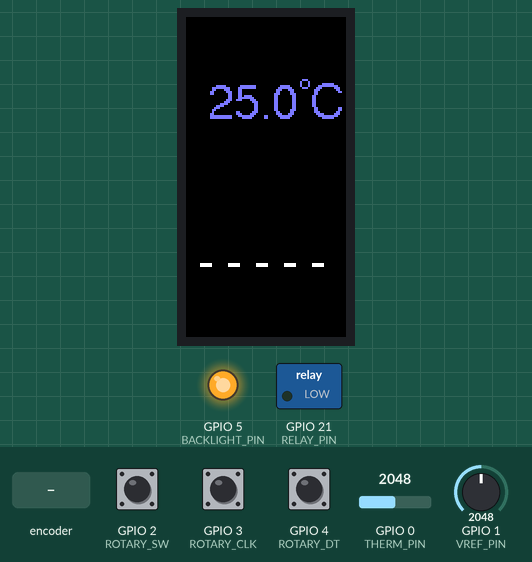
Simulated run of this sketch. Board: ESP32-C3. Parts: 80×160 colour display, switched loads named in the sketch (green lamp = pin HIGH), output pins drawn as LEDs (lit = HIGH). The inputs (shaded band) are chosen by the test bench; at power-on: GPIO 0 (THERM_PIN) = 2048, GPIO 1 (VREF_PIN) = 2048, GPIO 2 (ROTARY_SW) HIGH, GPIO 3 (ROTARY_CLK) HIGH, GPIO 4 (ROTARY_DT) HIGH. EEPROM starts erased; pins used as bus, display or sensor lines are not drawn.

Above: at 1.3 s.
1.4 s: rotary encoder on GPIO 2 (ROTARY_SW) / GPIO 4 (ROTARY_DT) turned 1 step (first pin leading)
At 11.2 s:
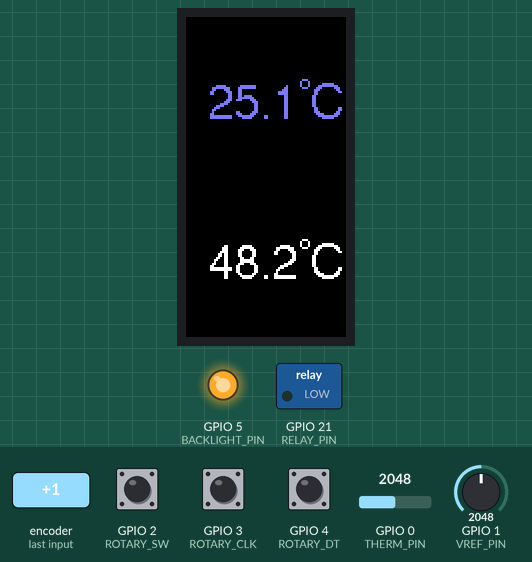
At 16.1 s:
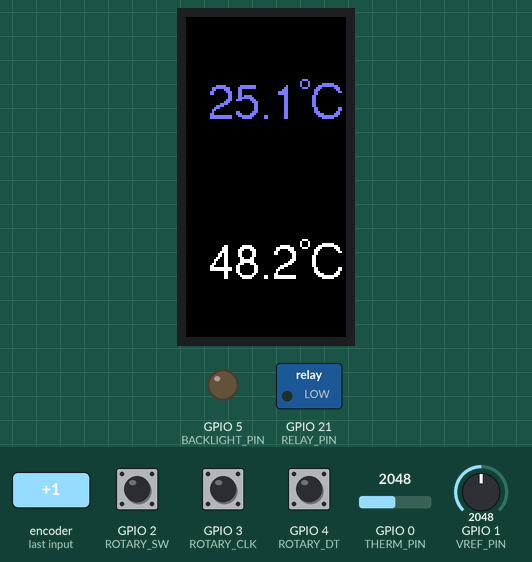
Timing chart, 0 to 16.6 s (numbered marks = the images above; inputs shaded):
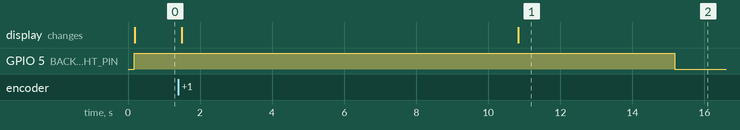

Measured:
- after the input at 1.4 s, GPIO 5 (BACKLIGHT_PIN): HIGH → LOW after 13.8 s instead of 8.8 s; the display: first changes after 0.09 s (image 1 shows a later state)

The sketch:

Danby_Fridge.ino
```cpp
#include <Adafruit_ST7735.h>
#include <Fonts/FreeSans12pt7b.h>
#include <SPI.h>                 // ESP32 core SPI
#include <Preferences.h>         // for saving data
#include "rotary.h"
#include <esp_sleep.h>
#include <esp_pm.h>
#include "async.h"

// Preferences instance for non-volatile storage on ESP32
static Preferences prefs;

// === ESP32-C3 Super mini Pin Mapping ===
#define THERM_PIN       0  // Safe -- connected to thermistor
#define RELAY_PIN       21 // Safe -- connected to KY-019 relay module
#define VREF_PIN        1  // Safe -- connected to voltage reference to correct for voltage dips

// Rotary encoder -- grouped on the right side
#define ROTARY_SW       2  // Strapping: should default high
#define ROTARY_CLK      3  // Safe
#define ROTARY_DT       4  // Safe

// TFT SPI -- grouped on the left side
#define TFT_DC          7   // Safe
#define BACKLIGHT_PIN   5   // Safe
#define TFT_CS          6   // Safe
#define TFT_MOSI        8   // SDA-Strapping if GPIO2 is low
#define TFT_SCK         10  // SCL-Safe
#define TFT_MISO       -1   // Not used

// === Notes ===
// - All pins are 3.3V only (no 5V tolerance).

// ADC config
// measured 2.4V on a 3.3V rail as the reference
#define VREF_K          2.41f/3.3f
#define SAMPLES_TOTAL   64
#define SAMPLE_DELAY_MS 10

// Thermistor constants -- use a 100K NTC 3950
// #define R_FIXED 94200.0f    // ~100kΩ reference resistor
// #define R0      125000.0f   // 100kΩ at 25 °C
#define R_FIXED 100000.0f    // ~100kΩ reference resistor
#define R0      100000.0f   // 100kΩ at 25 °C
#define BETA    3950.0f
#define T0      298.15f     // 25 °C in Kelvin

// EMA smoothing factor
#define EMA_ALPHA 0.1f   // adjust between 0.05–0.2 depending on smoothness

#define DISPLAY_UPDATE_INTERVAL 200
#define CONTROL_INTERVAL 10000
#define HYSTERESIS_TENTHS 5      // 0.5°C hysteresis
#define ENCODER_STEP_TENTHS 1    // 0.1°C per encoder step
#define ENCODER_PULSES_PER_STEP 2 // quadrature pulses per mechanical detent (tune if needed)
#define BUTTON_DEBOUNCE_MS 50
#define LONG_PRESS_MS 1000 // ms for long press to toggle units

/* Persistence (Preferences) */
#define SAVE_INTERVAL_MS 5000    // minimum interval between non-volatile writes

// Power management
#define WDT_SLEEP_S 8            // WDT sleep interval in seconds (LowPower SLEEP_8S)
#define CONTROL_INTERVAL_S 10    // control interval in seconds (approximately)
#define DISPLAY_ON_AFTER_WAKE_MS 10000 // keep display on for some time after wake for user feedback
#define COMPRESSOR_MIN_OFF_MS (4UL * 60UL * 1000UL) // 4 minutes minimum off time for compressor starter
#define THERM_START_DELAY 10000

#define _println(text)
#define _printf(fmt, arg0)
//#define _println(text) if (Serial && Serial.isConnected()) Serial._println(text)
//#define _printf(fmt, arg0) if (Serial && Serial.isConnected()) Serial.printf(fmt, arg0)

// RST tied HIGH on module; pass -1 to disable software reset
Adafruit_ST7735 tft = Adafruit_ST7735(TFT_CS, TFT_DC, -1);

// Thermistor async function state
typedef struct {
    async_state;                // the async state
    int sampleCount;            // the number of samples taken
    uint32_t temp;              // accumulated temperature reading
    unsigned long lastSampleMs; // last time a sample was taken
    bool expMovingAvg;          // smoothing is enabled
    float vRef;                 // voltage divider reference
} ThermistorState;

ThermistorState thermState;

// Internal state stored in tenths of °C to avoid non-atomic float access
volatile int16_t targetTenthsC = 250; // tenths of a degree C = 25.0°C

// Quadrature decoder state (4-bit history) and pulse accumulator.
// ISR calls rotary_step() and increments encoderPulseCount.
volatile uint8_t rot_state = 0;
volatile int16_t encoderPulseCount = 0;

// Persistence helpers
unsigned long lastSaveMs = 0;

// Compressor/relay safety
bool relayOn = false;
unsigned long lastRelayOffMs = 0;

bool displayCelsius = true;
unsigned long displayOnMs = 0;
unsigned long wdtWakeCount = 0;
float lastValidTempC = NAN;
bool lastButtonState = HIGH;
unsigned long lastButtonMs = 0;
unsigned long pressStartMs = 0;

/// @brief Flag indicating that the target temperature has changed.
/// @remarks Must be a global because changes could happen before the last save window elapses
bool targetDirty = false;
bool unitsDirty = false; // true when the units selection needs persisting

// fixed width text bounds
uint16_t textWidth, textHeight;

void IRAM_ATTR encoderISR() {
  // Minimal ISR: use rotary_step_s16 to update encoderPulseCount directly.
  // rotary_step_s16 expects (count, state, rotb, rota).
  // Read DT (rotb) first, then CLK (rota), and pass in that order to avoid swapped inputs.
  uint8_t a = digitalRead(ROTARY_DT);  // rota (LSB)
  uint8_t b = digitalRead(ROTARY_CLK); // rotb (MSB)
  rotary_step_s16(&encoderPulseCount, &rot_state, b, a);
}

// Wake-only ISR for the rotary button: intentionally empty so its only effect
// is to wake the MCU from sleep. Debounce and button handling remain in loop().
void IRAM_ATTR wakeISR() {
  // no-op: wake-only
}

void setup() {
  // set this LOW immediately so the compressor doesn't immediately turn on
  pinMode(RELAY_PIN, OUTPUT);
  digitalWrite(RELAY_PIN, LOW);

  //Serial.begin(115200, SERIAL_8N1, -1);
  Serial.begin(115200);
  Serial.setTxTimeoutMs(0);
  //delay(3000);
  _println("Program started...");

  // Initialize SPI with explicit pins for ESP32-C3
  SPI.begin(TFT_SCK, TFT_MISO, TFT_MOSI, TFT_CS);

  // Ensure control pins are configured and stable before calling library init.
  pinMode(TFT_CS, OUTPUT);
  pinMode(TFT_DC, OUTPUT);

  // Initialize SPI with a slower clock speed so it's more stable, otherwise
  // the scren sometimes blanks out when receiving many rotary pulses.
  SPI.beginTransaction(SPISettings(4000000, MSBFIRST, SPI_MODE0));
  digitalWrite(TFT_CS, HIGH);
  digitalWrite(TFT_DC, HIGH);
  SPI.endTransaction();

  delay(10); // allow peripheral to settle

  // Call library init (use MINI160x80 PLUGIN for this module)
  tft.initR(INITR_MINI160x80_PLUGIN);
  tft.setFont(&FreeSans12pt7b);
  {
    int16_t x, y;
    char text[] = "-CC.CCC";
    tft.getTextBounds(text, 0, 100, &x, &y, &textWidth, &textHeight);
  }
  tft.setTextSize(1);
  tft.setRotation(0);
  tft.enableDisplay(true);
  tft.fillScreen(ST7735_BLACK);

  pinMode(THERM_PIN, INPUT);
  pinMode(VREF_PIN, INPUT);
  pinMode(ROTARY_CLK, INPUT_PULLUP);
  pinMode(ROTARY_DT, INPUT_PULLUP);
  pinMode(ROTARY_SW, INPUT_PULLUP);

  // Backlight control pin (module BLK has onboard transistor)
  pinMode(BACKLIGHT_PIN, OUTPUT);
  digitalWrite(BACKLIGHT_PIN, HIGH);

  unsigned long now = millis();
  displayOnMs = now + DISPLAY_ON_AFTER_WAKE_MS;

  attachInterrupt(digitalPinToInterrupt(ROTARY_CLK), encoderISR, CHANGE);
  // Also attach to DT so the ISR runs on changes of either channel (better capture on fast/cheap encoders)
  attachInterrupt(digitalPinToInterrupt(ROTARY_DT), encoderISR, CHANGE);
  // Wake-only interrupt for rotary pushbutton (FALLING edge). ISR does nothing
  // beyond waking the MCU; actual button processing is done in the loop.
  attachInterrupt(digitalPinToInterrupt(ROTARY_SW), wakeISR, FALLING);

  // initialize relay OFF (assumes active HIGH; invert logic if needed)
  //FIXME: should maybe check if relay is already on and needs to be?
  digitalWrite(RELAY_PIN, LOW);

  // Load persisted target temperature (tenths of °C). Validate range, otherwise set to current measured temp if available.
  prefs.begin("fridge", false);

  // Try to load saved target
  int16_t saved = prefs.getShort("targetC", INT16_MIN);
  targetTenthsC = saved >= -400 && saved <= 500
    ? saved
    : 250;  // default 25.0C

  // Load persisted units selection (true = Celsius). Default to Celsius if missing.
  displayCelsius = prefs.getBool("unitsC", true);

  // keep Preferences open for the lifetime of the program (do not end here)
  // prefs.end(); // removed to keep prefs active

  // initialize save timestamp to avoid immediate write
  lastSaveMs = now;

  // initialize the thermistor task
  async_init(&thermState);
  thermState.expMovingAvg = false;

  // let system settle for THERM_START_DELAY before reading
  thermState.lastSampleMs = now + THERM_START_DELAY;

  // ensure display shows current values at startup
  updateDisplay(lastValidTempC, targetTenthsC);
}

void show(float temp, int16_t x, int16_t y, uint16_t color) {
  // bounds calculation is slightly off
  tft.setTextColor(color);
  tft.fillRect(x, y - textHeight, textWidth + 20, textHeight + 1, ST77XX_BLACK);
  if (isnan(temp)) {
    // error code should print out 7 chars to match expected length
    tft.setCursor(x, y);
    tft.printf(" - - - - - ");
  } else {
    char buf[16];
    char symbol = displayCelsius ? 'C' : 'F';
    if (!displayCelsius) {
      temp = temp * 9.0 / 5.0 + 32.0;
    }
    // numeric field: width 5 (space/sign + up to 2 digits + '.' + 1 decimal) + " C" = 7 chars
    snprintf(buf, sizeof(buf), "%5.1f %c", temp, symbol);
    // right-align the text
    int16_t x1, y1;
    uint16_t w, h;
    tft.getTextBounds(buf, x, y, &x1, &y1, &w, &h);
    tft.setCursor(78 - w, y);
    tft.print(buf);
    tft.drawCircle(x + textWidth - 4, y - textHeight / 2 + 6, 2, color);
  }
}

void updateDisplay(float currentC, int16_t targetTenths) {
  // Full-screen redraw but use color to distinguish current (white) and target (light blue).
  //_println("updating display...");

  // Target temperature (right) in light blue - also fixed-width
  uint16_t lightBlue = tft.color565(120, 120, 255); // light blue (RGB: 120,120,255)
  float tgtC = targetTenths / 10.0;
  show(tgtC, 0, 50, lightBlue);

  // Current temperature (left) - print fixed-width numeric + unit to avoid residual chars
  show(currentC, 0, 130, ST77XX_WHITE);

  // Compressor running indicator (snowflake) between the values
  // Draw a simple snowflake icon centered at (40, 80)
  int cx = 40, cy = 80, size = 10;
  //tft.fillRect(0, cy - size - 1, 80, size + 1, ST77XX_RED);
  tft.fillRect(0, cy - size, 80, 2*size, ST77XX_BLACK);
  if (relayOn) {
    uint16_t color = lightBlue;
    tft.drawPixel(cx, cy, color);

    // main arms (horizontal & vertical)
    tft.drawLine(cx - size, cy, cx + size, cy, color); // horizontal
    tft.drawLine(cx, cy - size, cx, cy + size, color); // vertical

    // diagonals (scaled to ~70% of size for aesthetics)
    int diag = size * 0.7;
    tft.drawLine(cx - diag, cy - diag, cx + diag, cy + diag, color);
    tft.drawLine(cx - diag, cy + diag, cx + diag, cy - diag, color);

    // small branches: one pixel offset perpendicular to each arm end
    // Horizontal arms
    int bsize = size / 3;
    tft.drawPixel(cx - size, cy - bsize, color);
    tft.drawPixel(cx - size, cy + bsize, color);
    tft.drawPixel(cx + size, cy - bsize, color);
    tft.drawPixel(cx + size, cy + bsize, color);

    // Vertical arms
    tft.drawPixel(cx - bsize, cy - size, color);
    tft.drawPixel(cx + bsize, cy - size, color);
    tft.drawPixel(cx - bsize, cy + size, color);
    tft.drawPixel(cx + bsize, cy + size, color);
  } else {
    // If compressor off, optionally draw a faint outline or nothing. We'll draw nothing.
  }
}

/// @brief  Read the thermistor value.
/// @param s    The thermistor state.
/// @param now  The current time, bound to mills().
/// @return     The async function status.
async readThermistor(ThermistorState *s, unsigned long now, float* temp) {
    async_begin(s);

    s->sampleCount = 0;
    s->temp = 0;
    s->vRef = 0;

    while (s->sampleCount < SAMPLES_TOTAL) {
        // wait between samples for SAMPLE_DELAY_MS
        // also wait at boot for THERM_START_DELAY to start taking measurements
        // to let the system settle
        await(now - s->lastSampleMs < THERM_START_DELAY
           && now - s->lastSampleMs >= SAMPLE_DELAY_MS);
        s->lastSampleMs = now;

        // Read thermistor node
        (void)analogRead(THERM_PIN);   // throw-away after mux switch
        delayMicroseconds(300);
        s->temp += analogRead(THERM_PIN);

        // Read 3.3V sense node
        (void)analogRead(VREF_PIN);    // throw-away after mux switch
        delayMicroseconds(300);
        s->vRef += analogRead(VREF_PIN);
        s->sampleCount++;
    }

    // Compute ratiometric average ADC value using a voltage reference on another ADC pin
    {
      float vTemp = (float)s->temp / SAMPLES_TOTAL;
      float vRef = (float)s->vRef / SAMPLES_TOTAL;

      // Compute thermistor resistance
      float rTherm = R_FIXED * (vRef / (vTemp * VREF_K) - 1.0f);

      // Beta equation
      float invT = (1.0f / T0) + (1.0f / BETA) * logf(rTherm / R0);
      float tempK = 1.0f / invT;
      float tempC = tempK - 273.15f - 1.0f; // +1.0C bias as measured by ice slurry
      _printf("Temp: %f", tempC);
      if (s->expMovingAvg) {
        *temp = EMA_ALPHA * tempC  + (1.0f - EMA_ALPHA) * *temp;
      } else {
        s->expMovingAvg = true;
        *temp = tempC;
      }
    }
    async_end;
}

/// @brief Relay control function
/// @returns True if the comrpessor has changed state, false otherwise.
bool controlTemperature(unsigned long now, float currentC, int16_t targetTenths) {
  // Skip if the reading is invalid or if the relay is off and it was on is before the min cool-off
  if (isnan(currentC) || !relayOn && (now - lastRelayOffMs) < COMPRESSOR_MIN_OFF_MS)
    return false;

  int16_t currentTenths = (int16_t)round(currentC * 10.0);

  // Need to turn ON when current is above target plus hysteresis.
  if (!relayOn && currentTenths >= (targetTenths + HYSTERESIS_TENTHS)) {
    // Only allow starting compressor if it is currently off and the minimum off time has elapsed.
    digitalWrite(RELAY_PIN, HIGH);
    relayOn = true;
    return true;
  } else if (relayOn && currentTenths <= (targetTenths - HYSTERESIS_TENTHS)) {
    // Need to turn OFF when current is below target minus hysteresis.
    digitalWrite(RELAY_PIN, LOW);
    relayOn = false;
    lastRelayOffMs = now;
    return true;
  }
  return false;
}

void loop() {
  bool displayDirty = false;
  unsigned long now = millis();
  int16_t pulses = 0;

  // Consume encoder pulses produced by the quadrature ISR and convert pulses -> steps
  {
    noInterrupts();
    pulses = encoderPulseCount;
    encoderPulseCount = 0;
    interrupts();

    if (pulses != 0) {
      static int16_t remainder = 0;
      remainder += pulses;
      int16_t steps = remainder / ENCODER_PULSES_PER_STEP;
      remainder = remainder % ENCODER_PULSES_PER_STEP;

      if (steps != 0) {
        int16_t newTarget = targetTenthsC + (int16_t)(steps * ENCODER_STEP_TENTHS);
        if (newTarget < -100) newTarget = -100;
        if (newTarget > 500)  newTarget = 500;
        if (newTarget != targetTenthsC) {
          targetTenthsC = newTarget;
          targetDirty = true;
          displayDirty = true;
        }
      }
    }
  }

  // button press to wake board from sleep and turn on screen
  // long-press to switch temperature units
  bool sw = digitalRead(ROTARY_SW);
  if (sw == LOW) {
    if (lastButtonState == HIGH && (now - lastButtonMs) > BUTTON_DEBOUNCE_MS) {
      // Debounced button press
      pressStartMs = now;
      lastButtonMs = now;
      displayDirty = true;
    }
    if ((now - pressStartMs) >= LONG_PRESS_MS) {
      // Long press: toggle units
      displayCelsius = !displayCelsius;
      unitsDirty = true;            // mark units changed so we persist it
      pressStartMs = now; // reset the hold period
      displayDirty = true;
    }
  }
  if (sw == HIGH && lastButtonState == LOW && (now - lastButtonMs) > BUTTON_DEBOUNCE_MS) {
    // Button released
    lastButtonMs = now;
  }
  lastButtonState = sw;

  // Keep display on for a short period after any updates for user feedback
  // This MUST be a <= comparison as two subsequent iterations might have the same `now` value.
  // While pulses are being registered, this keeps pushing `displayOnMs` forwards and the subsequent
  // loop iterations pull the pin LOW, eventually pushing it HIGH once no pulses are recorded and
  // `now` advances slightly.  This ends up looking like a PWM signal and the screen noticeably
  // dims as a result.
  bool displayOn = (displayOnMs - now) <= (unsigned long)DISPLAY_ON_AFTER_WAKE_MS;
  digitalWrite(BACKLIGHT_PIN, displayOn ? HIGH : LOW);

  //  Put MCU to low-power sleep if idle: wake sources are external INT (encoder/button) and timer (approx WDT)
  //  Only sleep if no recent activity and display not required.
  bool idle = (pulses == 0) && !targetDirty && !displayDirty;
  if (!idle) {
    displayOnMs = now + DISPLAY_ON_AFTER_WAKE_MS;
  } else if (!displayOn) {
    // // Configure timer wake for approximately WDT_SLEEP_S seconds (esp_light_sleep)
    // esp_sleep_enable_timer_wakeup((uint64_t)WDT_SLEEP_S * 1000000ULL);
    // // Enter light sleep; external interrupts attached with attachInterrupt() will also wake the chip
    // esp_light_sleep_start();
    // Woke up (either via timer or external INT)
    // wdtWakeCount++;
    // keep display on briefly after wake for feedback
    // displayOnMs = now + DISPLAY_ON_AFTER_WAKE_MS;
  }

  // measure the current temperature
  float t = lastValidTempC;
  if (readThermistor(&thermState, now, &t) == ASYNC_DONE) {
    displayDirty = isnan(lastValidTempC) || abs(t - lastValidTempC) > 0.1f;
    lastValidTempC = t;
    async_init(&thermState);
  }

  // Persist target temperature occasionally (rate-limited to SAVE_INTERVAL_MS)
  if ((targetDirty || unitsDirty) && (now - lastSaveMs >= SAVE_INTERVAL_MS)) {
    // Local copies to avoid races with ISRs/other logic
    int16_t toSave = targetTenthsC;
    bool unitsToSave = displayCelsius;
    _println("Save settings");
    // Preferences is already opened in setup and kept open; just write the values
    prefs.putShort("targetC", toSave);
    prefs.putBool("unitsC", unitsToSave);
    lastSaveMs = now;
    targetDirty = false;   // reset dirty state
    unitsDirty = false;
  }

  // Relay control based on temperature -- it should monitor temperature regardless
  // of whether something has changed, it should only depend on the amount of time
  // the relay has been off. Mark the display as dirty if the relay changes state.
  displayDirty |= controlTemperature(now, lastValidTempC, targetTenthsC);

  // Single display update point: update once per loop if any condition requested it.
  if (displayDirty) {
    updateDisplay(lastValidTempC, targetTenthsC);
  }
}
```

Source omitted: async.h (4727 bytes), rotary.h (8313 bytes)
